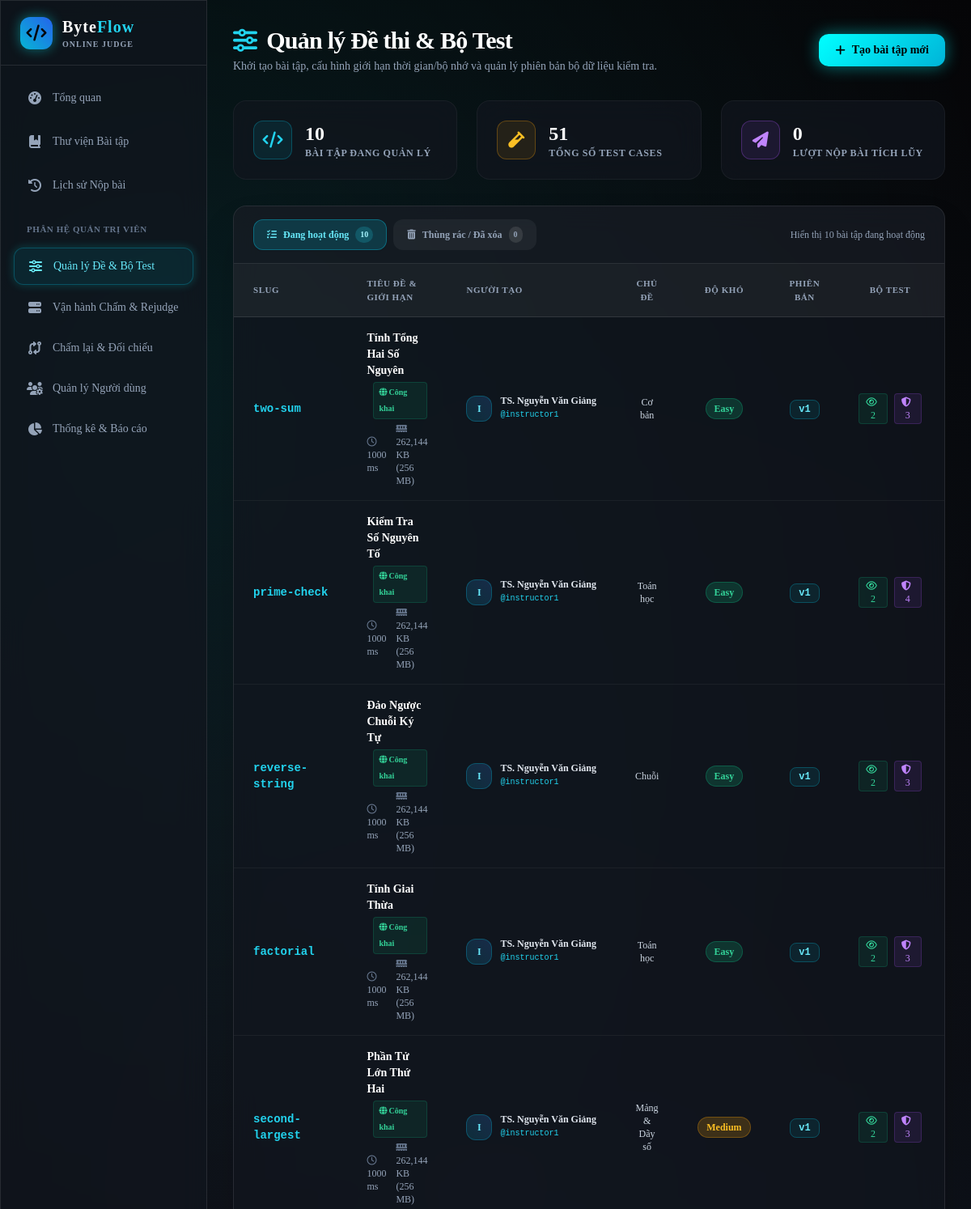
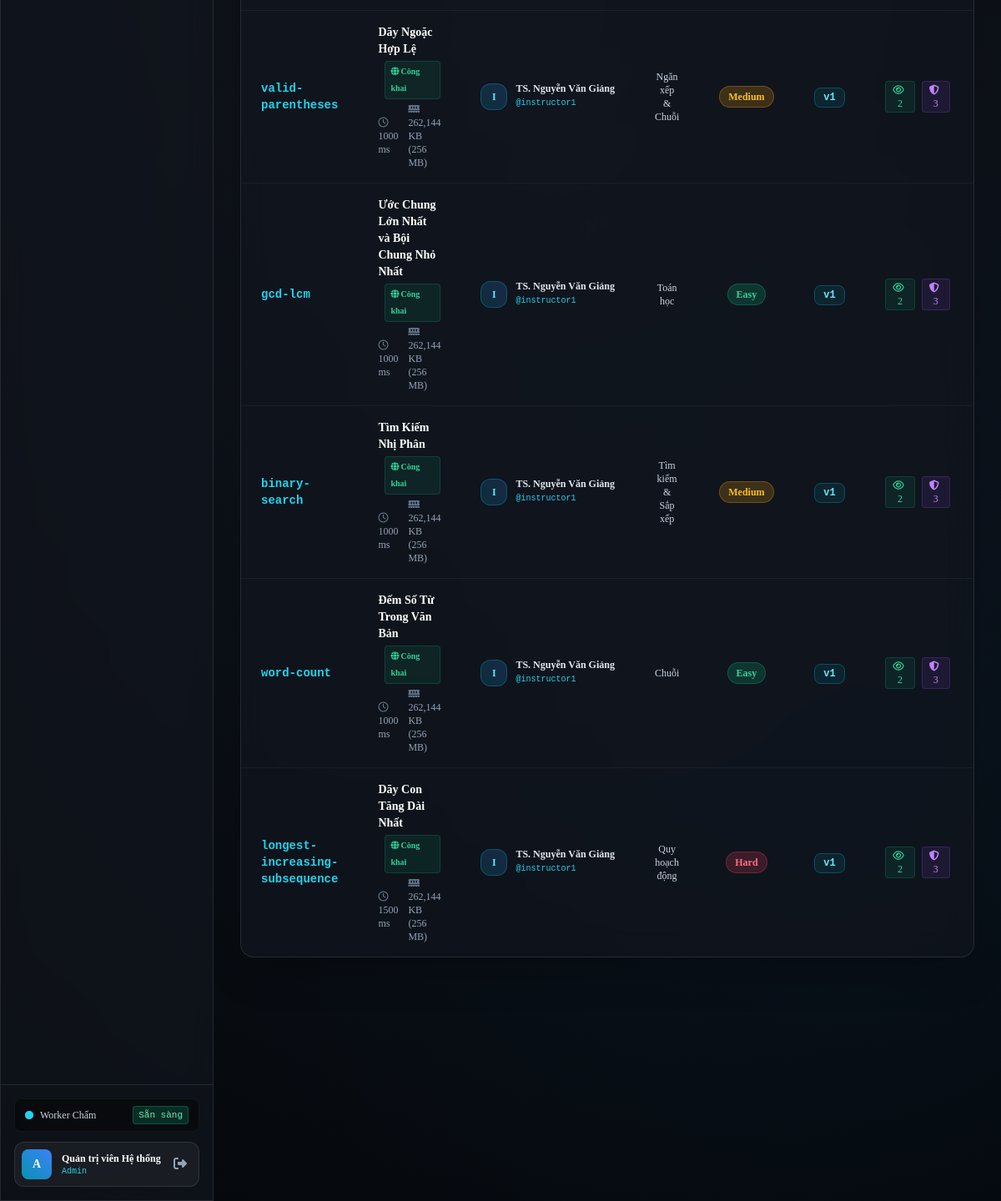
Page /manage_problems.php (signed in) on the committed database (2 pictures, top to bottom).
### tables this page shows
CREATE TABLE `users` (
  `id` INT AUTO_INCREMENT PRIMARY KEY,
  `username` VARCHAR(50) NOT NULL UNIQUE,
  `email` VARCHAR(100) NOT NULL UNIQUE,
  `password_hash` VARCHAR(255) NOT NULL,
  `full_name` VARCHAR(100) NOT NULL,
  `student_code` VARCHAR(30) NULL UNIQUE COMMENT 'Mã số sinh viên (VD: CNTT181001)',
  `class_name` VARCHAR(60) NULL COMMENT 'Lớp sinh viên / học phần (VD: CNTT-18-10)',
  `role` ENUM('learner', 'instructor', 'admin') NOT NULL DEFAULT 'learner',
  `is_locked` TINYINT(1) NOT NULL DEFAULT 0 COMMENT '1 = Tài khoản bị khóa; 0 = Hoạt động',
  `lock_reason` VARCHAR(255) NULL COMMENT 'Lý do khóa tài khoản',
  `last_login_at` DATETIME NULL COMMENT 'Thời điểm đăng nhập gần nhất',
  `created_at` DATETIME NOT NULL DEFAULT CURRENT_TIMESTAMP,
  INDEX `idx_users_role` (`role`),
  INDEX `idx_users_locked` (`is_locked`),
  INDEX `idx_users_class` (`class_name`)
);

CREATE TABLE `problems` (
  `id` INT AUTO_INCREMENT PRIMARY KEY,
  `slug` VARCHAR(100) NOT NULL UNIQUE,
  `title` VARCHAR(200) NOT NULL,
  `topic` VARCHAR(100) NOT NULL,
  `difficulty` ENUM('Easy', 'Medium', 'Hard') NOT NULL DEFAULT 'Easy',
  `current_version_id` INT NULL COMMENT 'Trỏ đến phiên bản bộ dữ liệu đang hiệu lực',
  `source_attribution` TEXT NULL COMMENT 'Nguồn gốc hợp lệ & giấy phép sử dụng (VD: CSES, Kattis, MIT)',
  `is_public` TINYINT(1) NOT NULL DEFAULT 1 COMMENT '1 = Công khai; 0 = Chỉ trong lớp học',
  `visibility` ENUM('public', 'hidden', 'exam_only') NOT NULL DEFAULT 'public' COMMENT 'public = Công khai; hidden = Ẩn bảo trì; exam_only = Phòng thi riêng',
  `created_by` INT NOT NULL,
  `created_at` DATETIME NOT NULL DEFAULT CURRENT_TIMESTAMP,
  `deleted_at` DATETIME NULL DEFAULT NULL COMMENT 'Thời điểm xóa mềm (NULL = đang hoạt động)',
  INDEX `idx_problems_difficulty` (`difficulty`),
  INDEX `idx_problems_topic` (`topic`),
  INDEX `idx_problems_creator` (`created_by`),
  INDEX `idx_problems_visibility` (`visibility`),
  INDEX `idx_problems_deleted_at` (`deleted_at`),
  CONSTRAINT `fk_problems_creator` FOREIGN KEY (`created_by`) REFERENCES `users` (`id`) ON DELETE CASCADE
);

CREATE TABLE `problem_versions` (
  `id` INT AUTO_INCREMENT PRIMARY KEY,
  `problem_id` INT NOT NULL,
  `version_number` INT NOT NULL DEFAULT 1,
  `description` LONGTEXT NOT NULL,
  `input_description` TEXT NOT NULL,
  `output_description` TEXT NOT NULL,
  `constraints` TEXT NOT NULL,
  `time_limit_ms` INT NOT NULL DEFAULT 1000 COMMENT 'Giới hạn thời gian (mili-giây)',
  `memory_limit_kb` INT NOT NULL DEFAULT 262144 COMMENT 'Giới hạn bộ nhớ (KB)',
  `changelog` TEXT NULL COMMENT 'Mô tả thay đổi so với phiên bản trước',
  `created_by` INT NOT NULL,
  `created_at` DATETIME NOT NULL DEFAULT CURRENT_TIMESTAMP,
  UNIQUE KEY `uq_problem_version` (`problem_id`, `version_number`),
  INDEX `idx_pv_problem` (`problem_id`),
  CONSTRAINT `fk_pv_problem` FOREIGN KEY (`problem_id`) REFERENCES `problems` (`id`) ON DELETE CASCADE,
  CONSTRAINT `fk_pv_creator` FOREIGN KEY (`created_by`) REFERENCES `users` (`id`) ON DELETE CASCADE
);

### manage_problems.php (the view, shortened to what the rows shown need)
<?php
require_once __DIR__ . '/core/Auth.php';
require_once __DIR__ . '/core/Security.php';
Auth::requireRoles(['admin', 'instructor']);
$pdo = getDbConnection();
$currentTab = ($_GET['tab'] ?? 'active') === 'trash' ? 'trash' : 'active';
$params = [];
$whereClause = $currentTab === 'trash' ? "WHERE p.deleted_at IS NOT NULL" : "WHERE p.deleted_at IS NULL";
$query = "
    SELECT
        p.*,
        u.username AS creator_username,
        u.full_name AS creator_name,
        pv.version_number AS current_version_number,
        pv.time_limit_ms,
        pv.memory_limit_kb,
        pv.description,
        pv.input_description,
        pv.output_description,
        pv.constraints,
        (SELECT COUNT(*) FROM test_cases tc WHERE tc.problem_version_id = p.current_version_id AND tc.is_hidden = 0) AS public_test_count,
        (SELECT COUNT(*) FROM test_cases tc WHERE tc.problem_version_id = p.current_version_id AND tc.is_hidden = 1) AS hidden_test_count,
        (SELECT COUNT(*) FROM submissions s WHERE s.problem_id = p.id) AS total_submissions
    FROM problems p
    LEFT JOIN users u ON p.created_by = u.id
    LEFT JOIN problem_versions pv ON p.current_version_id = pv.id
    {$whereClause}
    ORDER BY " . ($currentTab === 'trash' ? "p.deleted_at DESC, p.id DESC" : "p.id ASC") . "
";
$stmt = $pdo->prepare($query);
$stmt->execute($params);
$problems = $stmt->fetchAll();
require_once __DIR__ . '/includes/header.php';
require_once __DIR__ . '/includes/sidebar.php';
?>
<div class="pl-64 min-h-screen flex flex-col w-full">
  <main class="p-8 max-w-7xl w-full mx-auto space-y-8 flex-1">
  <div class="flex flex-col md:flex-row md:items-center justify-between gap-4">
    <div>
      <h1 class="text-3xl font-black tracking-tight text-white flex items-center gap-3">
        <i class="fa-solid fa-sliders text-cyan-400"></i>
        <span>Quản lý Đề thi & Bộ Test</span>
      </h1>
    </div>
  </div>
  <div class="glass-panel rounded-2xl border border-white/10 overflow-hidden shadow-2xl">
    <div class="overflow-x-auto">
      <table class="w-full text-left border-collapse">
        <thead>
          <tr class="bg-white/5 text-[11px] uppercase tracking-wider text-slate-400 font-bold border-b border-white/10">
            <th class="py-4 px-6">Slug</th>
            <th class="py-4 px-6">Tiêu đề & Giới hạn</th>
            <?php if (Auth::isAdmin()): ?>
              <th class="py-4 px-6">Người tạo</th>
            <?php endif; ?>
            <th class="py-4 px-6 text-center">Chủ đề</th>
            <th class="py-4 px-6 text-center">Độ khó</th>
            <th class="py-4 px-6 text-center">Phiên bản</th>
            <th class="py-4 px-6 text-center">Bộ Test</th>
            <th class="py-4 px-6 text-center">Lượt nộp</th>
          </tr>
        </thead>
        <tbody class="divide-y divide-white/5 text-sm">
          <?php if (empty($problems)): ?>
            <tr>
              <td colspan="<?= Auth::isAdmin() ? 9 : 8 ?>" class="py-12 text-center text-slate-500">
                <?php if ($currentTab === 'trash'): ?>
                  <i class="fa-solid fa-trash-can text-4xl mb-3 block text-slate-600"></i>
                  Thùng rác trống! Không có bài tập nào bị xóa.
                <?php else: ?>
                  <i class="fa-solid fa-box-open text-4xl mb-3 block"></i>
                  Chưa có bài tập nào. Hãy nhấn "Tạo bài tập mới" để bắt đầu!
                <?php endif; ?>
              </td>
            </tr>
          <?php else: ?>
            <?php foreach ($problems as $p): ?>
              <tr class="hover:bg-white/[0.02] transition-colors group" id="problem-row-<?= (int)$p['id'] ?>">
                <td class="py-4 px-6 font-mono font-bold <?= $currentTab === 'trash' ? 'text-slate-400 line-through' : 'text-cyan-400' ?>">
                  <?php if ($currentTab === 'trash'): ?>
                    <span><?= htmlspecialchars($p['slug']) ?></span>
                  <?php else: ?>
                    <a href="/BaiTapLon/solve.php?slug=<?= urlencode($p['slug']) ?>" class="hover:underline">
                      <?= htmlspecialchars($p['slug']) ?>
                    </a>
                  <?php endif; ?>
                </td>
                <td class="py-4 px-6">
                  <div class="flex items-center space-x-2 flex-wrap gap-y-1">
                    <span class="font-semibold <?= $currentTab === 'trash' ? 'text-slate-300' : 'text-white group-hover:text-cyan-300' ?> transition-colors">
                      <?= htmlspecialchars($p['title']) ?>
                    </span>
                    <?php
                      $vis = $p['visibility'] ?? ($p['is_public'] ? 'public' : 'hidden');
                      if ($vis === 'hidden'):
                    ?>
                      <span class="px-1.5 py-0.5 rounded text-[10px] font-bold bg-slate-500/20 text-slate-300 border border-slate-500/30" title="Bài tập đang ẩn để bảo trì">
                        <i class="fa-regular fa-eye-slash mr-0.5"></i>Ẩn bảo trì
                      </span>
                    <?php elseif ($vis === 'exam_only'): ?>
                      <span class="px-1.5 py-0.5 rounded text-[10px] font-bold bg-purple-500/20 text-purple-300 border border-purple-500/30" title="Chỉ dùng cho kỳ thi / phòng thi riêng">
                        <i class="fa-solid fa-user-lock mr-0.5"></i>Phòng thi
                      </span>
                    <?php else: ?>
                      <span class="px-1.5 py-0.5 rounded text-[10px] font-bold bg-emerald-500/10 text-emerald-400 border border-emerald-500/20" title="Công khai cho sinh viên luyện tập">
                        <i class="fa-solid fa-globe mr-0.5"></i>Công khai
                      </span>
                    <?php endif; ?>
                  </div>
                  <div class="text-xs text-slate-400 flex items-center space-x-3 mt-1">
                    <?php if ($currentTab === 'trash' && !empty($p['deleted_at'])): ?>
                      <span class="text-rose-400"><i class="fa-regular fa-calendar-xmark mr-1"></i>Đã xóa: <?= date('d/m/Y H:i', strtotime($p['deleted_at'])) ?></span>
                    <?php else: ?>
                      <span><i class="fa-regular fa-clock text-slate-500 mr-1"></i><?= $p['time_limit_ms'] ?? 1000 ?> ms</span>
                      <span><i class="fa-solid fa-memory text-slate-500 mr-1"></i><?= number_format((int)($p['memory_limit_kb'] ?? 262144)) ?> KB (<?= round(($p['memory_limit_kb'] ?? 262144) / 1024) ?> MB)</span>
                    <?php endif; ?>
                  </div>
                </td>
                <?php if (Auth::isAdmin()): ?>
                  <td class="py-4 px-6">
                    <div class="flex items-center space-x-2.5">
                      <div class="w-8 h-8 rounded-xl bg-gradient-to-tr from-cyan-600/20 to-blue-500/20 border border-cyan-500/30 text-cyan-300 font-bold flex items-center justify-center text-xs shrink-0 shadow-sm">
                        <?= strtoupper(substr($p['creator_username'] ?? 'U', 0, 1)) ?>
                      </div>
                      <div class="truncate max-w-[150px]">
                        <div class="text-xs font-semibold text-slate-200 truncate">
                          <?= htmlspecialchars($p['creator_name'] ?: ($p['creator_username'] ?: 'Quản trị viên')) ?>
                        </div>
                        <div class="text-[10px] text-cyan-400 font-mono">
                          @<?= htmlspecialchars($p['creator_username'] ?: 'admin') ?>
                        </div>
                      </div>
                    </div>
                  </td>
                <?php endif; ?>
                <td class="py-4 px-6 text-center text-slate-300 text-xs">
                  <?= htmlspecialchars($p['topic']) ?>
                </td>
                <td class="py-4 px-6 text-center">
                  <?php
                    $diffBadge = match($p['difficulty']) {
                        'Easy'   => 'bg-emerald-500/20 text-emerald-400 border-emerald-500/30',
                        'Medium' => 'bg-amber-500/20 text-amber-400 border-amber-500/30',
                        'Hard'   => 'bg-rose-500/20 text-rose-400 border-rose-500/30',
                        default  => 'bg-slate-500/20 text-slate-400 border-slate-500/30'
                    };
                  ?>
                  <span class="inline-block px-2.5 py-1 rounded-full text-xs font-semibold border <?= $diffBadge ?>">
                    <?= htmlspecialchars($p['difficulty']) ?>
                  </span>
                </td>
                <td class="py-4 px-6 text-center">
                  <span class="px-2.5 py-1 rounded-lg bg-cyan-500/10 text-cyan-300 border border-cyan-500/30 text-xs font-mono font-bold">
                    v<?= $p['current_version_number'] ?? '1' ?>
                  </span>
                </td>
                <td class="py-4 px-6 text-center text-xs">
                  <div class="flex items-center justify-center space-x-2">
                    <span class="px-2 py-0.5 rounded bg-emerald-500/10 text-emerald-400 border border-emerald-500/20" title="Công khai">
                      <i class="fa-regular fa-eye mr-1"></i><?= $p['public_test_count'] ?>
                    </span>
                    <span class="px-2 py-0.5 rounded bg-purple-500/10 text-purple-400 border border-purple-500/20" title="Chấm kín">
                      <i class="fa-solid fa-shield-halved mr-1"></i><?= $p['hidden_test_count'] ?>
                    </span>
                  </div>
                </td>
                <td class="py-4 px-6 text-center font-mono text-slate-300">
                </td>
              </tr>
            <?php endforeach; ?>
          <?php endif; ?>
        </tbody>
      </table>
    </div>
  </div>
</div>
<?php require_once __DIR__ . '/includes/footer.php'; ?>

### includes/sidebar.php (shortened to what the rows shown need)
<?php
require_once __DIR__ . '/../core/Auth.php';
$currentUser = Auth::user();
?>
<aside class="fixed top-0 left-0 h-screen w-64 glass-panel border-r border-white/10 flex flex-col justify-between z-30 transition-all duration-300">
  <div class="p-4 border-t border-white/10 space-y-3">
    <?php if ($currentUser): ?>
      <div class="flex items-center justify-between p-2 rounded-xl bg-white/5 border border-white/10">
        <div class="flex items-center space-x-3 overflow-hidden">
          <div class="w-9 h-9 rounded-lg bg-gradient-to-tr from-cyan-600 to-blue-500 flex items-center justify-center font-bold text-white shadow-md text-sm shrink-0">
            <?= strtoupper(substr($currentUser['username'], 0, 1)) ?>
          </div>
          <div class="truncate">
            <div class="text-xs font-semibold text-white truncate"><?= Security::escape($currentUser['full_name']) ?></div>
            <div class="text-[10px] text-cyan-400 font-mono capitalize"><?= Security::escape($currentUser['role']) ?></div>
          </div>
        </div>
        <a href="/BaiTapLon/login.php?logout=1" title="Đăng xuất" class="p-1.5 text-slate-400 hover:text-rose-400 transition-colors">
          <i class="fa-solid fa-right-from-bracket"></i>
        </a>
      </div>
    <?php endif; ?>
  </div>
</aside>

### rows in the picture
users: username "A", full_name "Quản trị viên Hệ thống", role "Admin"
problems: slug "two-sum", title "Tính Tổng Hai Số Nguyên", visibility "public" (drawn), current_version.time_limit_ms "1000", current_version.memory_limit_kb "262,144", ($p['memory_limit_kb']??262144)/1024 "256", created_by.username "I", created_by.full_name "TS. Nguyễn Văn Giảng", created_by.username "instructor1", topic "Cơ bản", difficulty "Easy", current_version.version_number "1", public_test_count "2", hidden_test_count "3"
problems: slug "prime-check", title "Kiểm Tra Số Nguyên Tố", visibility "public" (drawn), current_version.time_limit_ms "1000", current_version.memory_limit_kb "262,144", ($p['memory_limit_kb']??262144)/1024 "256", created_by.username "I", created_by.full_name "TS. Nguyễn Văn Giảng", created_by.username "instructor1", topic "Toán học", difficulty "Easy", current_version.version_number "1", public_test_count "2", hidden_test_count "4"
problems: slug "reverse-string", title "Đảo Ngược Chuỗi Ký Tự", visibility "public" (drawn), current_version.time_limit_ms "1000", current_version.memory_limit_kb "262,144", ($p['memory_limit_kb']??262144)/1024 "256", created_by.username "I", created_by.full_name "TS. Nguyễn Văn Giảng", created_by.username "instructor1", topic "Chuỗi", difficulty "Easy", current_version.version_number "1", public_test_count "2", hidden_test_count "3"
problems: slug "factorial", title "Tính Giai Thừa", visibility "public" (drawn), current_version.time_limit_ms "1000", current_version.memory_limit_kb "262,144", ($p['memory_limit_kb']??262144)/1024 "256", created_by.username "I", created_by.full_name "TS. Nguyễn Văn Giảng", created_by.username "instructor1", topic "Toán học", difficulty "Easy", current_version.version_number "1", public_test_count "2", hidden_test_count "3"
problems: slug "second-largest", title "Phần Tử Lớn Thứ Hai", visibility "public" (drawn), current_version.time_limit_ms "1000", current_version.memory_limit_kb "262,144", ($p['memory_limit_kb']??262144)/1024 "256", created_by.username "I", created_by.full_name "TS. Nguyễn Văn Giảng", created_by.username "instructor1", topic "Mảng & Dãy số", difficulty "Medium", current_version.version_number "1", public_test_count "2", hidden_test_count "3"
problems: slug "valid-parentheses", title "Dãy Ngoặc Hợp Lệ", visibility "public" (drawn), current_version.time_limit_ms "1000", current_version.memory_limit_kb "262,144", ($p['memory_limit_kb']??262144)/1024 "256", created_by.username "I", created_by.full_name "TS. Nguyễn Văn Giảng", created_by.username "instructor1", topic "Ngăn xếp & Chuỗi", difficulty "Medium", current_version.version_number "1", public_test_count "2", hidden_test_count "3"
problems: slug "gcd-lcm", title "Ước Chung Lớn Nhất và Bội Chung Nhỏ Nhất", visibility "public" (drawn), current_version.time_limit_ms "1000", current_version.memory_limit_kb "262,144", ($p['memory_limit_kb']??262144)/1024 "256", created_by.username "I", created_by.full_name "TS. Nguyễn Văn Giảng", created_by.username "instructor1", topic "Toán học", difficulty "Easy", current_version.version_number "1", public_test_count "2", hidden_test_count "3"
problems: slug "binary-search", title "Tìm Kiếm Nhị Phân", visibility "public" (drawn), current_version.time_limit_ms "1000", current_version.memory_limit_kb "262,144", ($p['memory_limit_kb']??262144)/1024 "256", created_by.username "I", created_by.full_name "TS. Nguyễn Văn Giảng", created_by.username "instructor1", topic "Tìm kiếm & Sắp xếp", difficulty "Medium", current_version.version_number "1", public_test_count "2", hidden_test_count "3"
problems: slug "word-count", title "Đếm Số Từ Trong Văn Bản", visibility "public" (drawn), current_version.time_limit_ms "1000", current_version.memory_limit_kb "262,144", ($p['memory_limit_kb']??262144)/1024 "256", created_by.username "I", created_by.full_name "TS. Nguyễn Văn Giảng", created_by.username "instructor1", topic "Chuỗi", difficulty "Easy", current_version.version_number "1", public_test_count "2", hidden_test_count "3"
problems: slug "longest-increasing-subsequence", title "Dãy Con Tăng Dài Nhất", visibility "public" (drawn), current_version.time_limit_ms "1500", current_version.memory_limit_kb "262,144", ($p['memory_limit_kb']??262144)/1024 "256", created_by.username "I", created_by.full_name "TS. Nguyễn Văn Giảng", created_by.username "instructor1", topic "Quy hoạch động", difficulty "Hard", current_version.version_number "1", public_test_count "2", hidden_test_count "3"

### other values in the picture
count($problems) "10"
$activeCount "10"
$trashCount "0"
